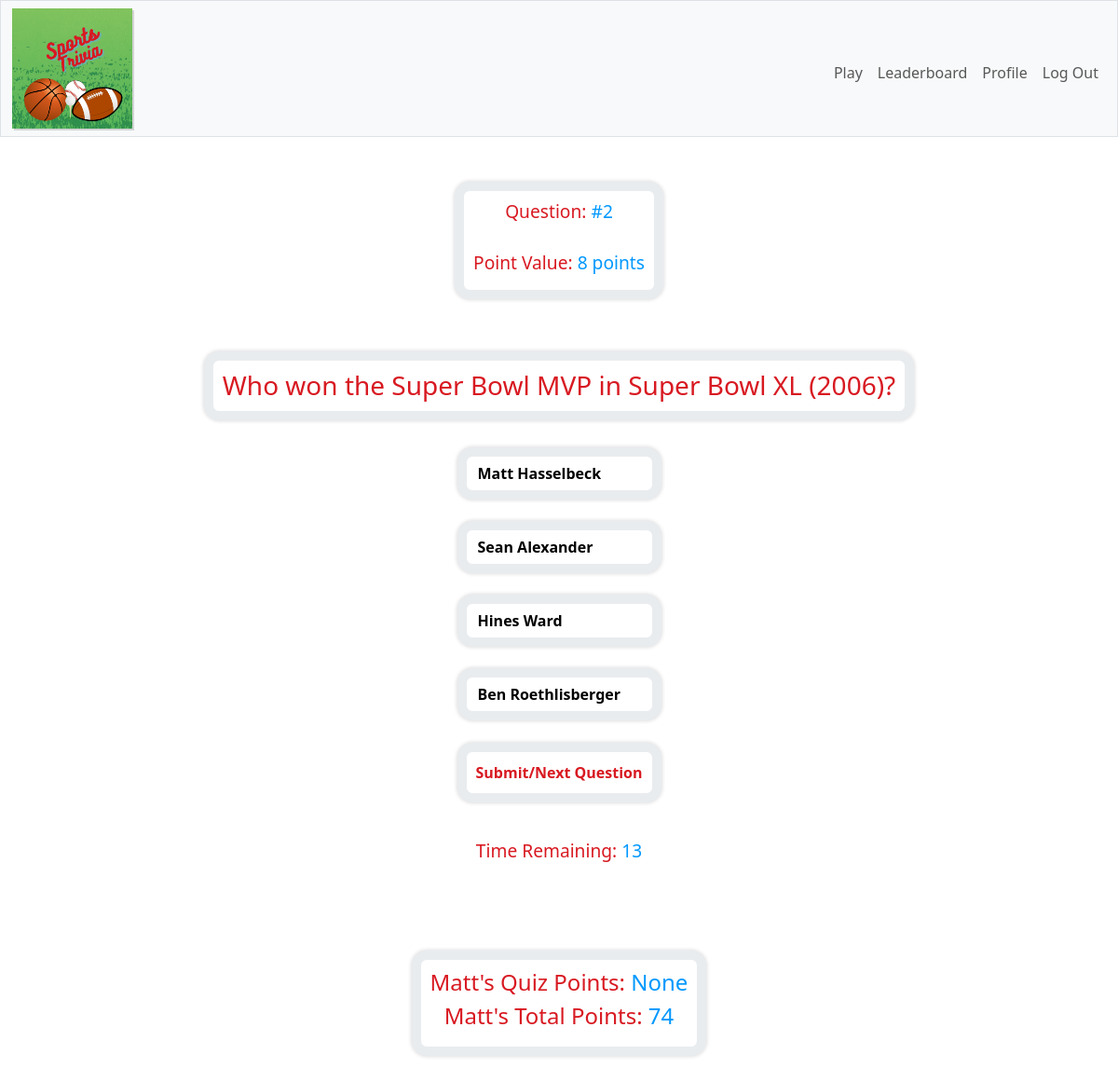
/test/1/question/1 (signed in), run on the app's committed database.
### tables this page shows
CREATE TABLE questions (
    id INTEGER PRIMARY KEY AUTOINCREMENT NOT NULL,
    point_value NUMERIC,
    category TEXT,
    question TEXT,
    correct_answer TEXT,
    wrong_1 TEXT,
    wrong_2 TEXT,
    wrong_3 TEXT,
    date_used TEXT DEFAULT '2023-01-01'
);

CREATE TABLE users (
    id INTEGER PRIMARY KEY AUTOINCREMENT NOT NULL,
    firstname TEXT NOT NULL,
    lastname TEXT NOT NULL,
    username TEXT NOT NULL,
    hash TEXT NOT NULL,
    points NUMERIC NOT NULL DEFAULT 0,
    email TEXT, "tests_taken" INTEGER DEFAULT (0), security_question, security_answer);

### quiz.py (the view)
@quiz_bp.route("/test/<int:test_id>/question/<int:index>")
@login_required
def getNextQuestion(test_id, index):
    user_id = session["user_id"]
    first_name_db = db_first("SELECT firstname FROM users WHERE id = ?", user_id)
    first_name = first_name_db["firstname"]
    questions_ids_db = db_query("SELECT questions_id FROM questions_tests_rel WHERE test_id = ? ORDER BY questions_id",test_id)
    question_ids = []
    i = 0
    while i < len(questions_ids_db):
        question = questions_ids_db[i]["questions_id"]
        question_ids.append(question)
        i += 1
    point_values_db = db_first("SELECT point_value FROM questions WHERE id = ?", question_ids[index])
    point_value = point_values_db["point_value"]
    questions_db = db_first("SELECT question FROM questions WHERE id = ?",question_ids[index])
    question = questions_db["question"]
    answers = []
    answers_db = db_query("SELECT correct_answer, wrong_1, wrong_2, wrong_3 FROM questions WHERE id = ?", question_ids[index])
    answer = answers_db[0]["correct_answer"]
    answers.append(answer)
    answer = answers_db[0]["wrong_1"]
    answers.append(answer)
    answer = answers_db[0]["wrong_2"]
    answers.append(answer)
    answer = answers_db[0]["wrong_3"]
    answers.append(answer)
    random.shuffle(answers)
    try:
        conn = get_db_connection()
        row = conn.execute("SELECT points_earned FROM users_tests_rel WHERE test_id = ? AND user_id = ?",(test_id, user_id))
        quiz_points_db = row.fetchone()
        quiz_points = quiz_points_db["points_earned"]
        question_number = index + 1
    except:
        question_number = index + 1
        quiz_points = 0
    total_points_db = db_first("SELECT points FROM users WHERE id = ?", user_id)
    total_points = total_points_db["points"]
    return render_template("question.html", index=index, test_id=test_id, question=question, answer1=answers[0], answer2=answers[1], answer3=answers[2], answer4=answers[3],question_id=question_ids[index], point_value=point_value, total_points=total_points, quiz_points=quiz_points, question_number=question_number, first_name=first_name)

### app.py (called while the page is built)
@app.after_request
def after_request(response):
    response.headers["Cache-Control"] = "no-cache, no-store, must-revalidate"
    response.headers["Expires"] = 0
    response.headers["Pragma"] = "no-cache"
    return response

### helpers.py (called while the page is built)
def login_required(f):
    @wraps(f)
    def decorated_function(*args, **kwargs):
        if session.get("user_id") is None and session.get("temp_id") is None:
            return redirect("/login")
        return f(*args, **kwargs)
    return decorated_function

def get_db_connection():
    conn = sqlite3.connect('database.db', timeout=20)
    conn.row_factory = sqlite3.Row
    return conn

def dict_factory(cursor, row):
    fields = [column[0] for column in cursor.description]
    return {key: value for key, value in zip(fields, row)}

def db_query(query, parameters):
    conn = get_db_connection()
    conn.row_factory = dict_factory
    row = conn.execute(query, (parameters,))
    query_info = row.fetchall()
    conn.close()
    return query_info

def db_first(query, parameters):
    conn = get_db_connection()
    conn.row_factory = dict_factory
    row = conn.execute(query, (parameters,))
    query_info = row.fetchone()
    conn.close()
    return query_info

### templates/question.html (shortened to what this page needs)
{% extends "base.html" %}
{% block main %}
    <div class="question-and-points">
        <h4 class="sqltitle">Question: <span class="sqlinfo"> #{{ question_number }}</span></h4>
        <br>
        <h4 class="sqltitle">Point Value:<span class="sqlinfo"> {{ point_value }} points</span></h4>
    </div>
<br>
<form action="/test/{{ test_id }}/question/{{ index }}" method="post">
    <div>
        <h3 class="question"><span>{{ question }}</span></h3>
            <div class="btn-group-vertical" class="btn-group btn-group-toggle" data-toggle="buttons">
                <label class="btn btn-secondary" for="1">{{ answer1 }}</label><br>
                <label class="btn btn-secondary" for="2">{{ answer2 }}</label><br>
                <label class="btn btn-secondary" for="3">{{ answer3 }}</label><br>
                <label class="btn btn-secondary" for="4">{{ answer4 }}</label>
                <br>
                <button class="submit" id="submit" type="submit" aria-label="Answer">Submit/Next Question</button>
            </div>
    </div>
    <br>
</form>
<h4 class="sqltitle">Time Remaining: <span id="seconds" class="sqlinfo">15</span></h4>
<div>
</div>
    <div class="question-and-points">
        <h4>{{first_name}}'s Quiz Points: <span class="sqlinfo">{{ quiz_points }}</h4></span>
        <h4>{{first_name}}'s Total Points: <span class="sqlinfo">{{ total_points }}</h4></span>
    </div>
  {% endblock %}

### templates/base.html (shortened to what this page needs)
<!DOCTYPE html>
<html lang="en">
    <head>
        <link href="/static/styles.css" rel="stylesheet">
        <link href="https://cdn.jsdelivr.net/npm/bootstrap@5.3.0-alpha1/dist/css/bootstrap.min.css" rel="stylesheet">
    </head>
    <body>
        <nav class="bg-light border navbar navbar-expand-md navbar-light">
            <div class="container-fluid">
                <span><a class="navbar-brand" href="/"><img id="logo" src="/static/logo.png" alt=""></span></a>
                <div class="collapse navbar-collapse" id="navbar">
                    {% if session["user_id"] %}
                        <ul class="navbar-nav ms-auto mt-2">
                            <li class="nav-item"><a class="nav-link" href="/play">Play</a></li>
                            <li class="nav-item"><a class="nav-link" href="/leaderboard">Leaderboard</a></li>
                            <li class="nav-item"><a class="nav-link" href="/profile">Profile</a></li>
                            <li class="nav-item"><a class="nav-link" href="/logout">Log Out</a></li>
                        </ul>
                    {% else %}
                        <ul class="navbar-nav ms-auto mt-2">
                            <li class="nav-item"><a class="nav-link" href="/signup">Sign Up</a></li>
                            <li class="nav-item"><a class="nav-link" href="/login">Log In</a></li>
                        </ul>
                    {% endif %}
                </div>
            </div>
        </nav>
        <main class="container-fluid py-5 text-center">
            {% block main %}{% endblock %}
        </main>
    </body>
</html>

### static/styles.css (style rules this page uses)
#logo { width: 25%; height: 25%; position: relative; background: white; border-radius: 0% 0% 0% 0% / 0% 0% 0% 0% ; color: white; box-shadow: 2px 2px rgba(0,0,0,.15); transition: all .4s ease; }
.sqltitle { color: #d81921 !important; font-size: larger !important; }
.sqlinfo { color: #0098ff; }
.question { margin-bottom: 30px; }
.question span { margin-left: 1rem; margin-right: 1rem; display: inline-flex; color: #d81921 !important; padding: 10px; width: fit-content; justify-self: center; box-shadow: 0 0 5px 0 rgba(0,0,0,0.11), 0 0 5px 0 rgba(0, 0, 0, 0.08); background-color: #ffffff; border-radius: 1rem; border:solid; border-color: #e9ecef; border-width: 10px; transition: border-left 300ms ease-in-out, padding-left 300ms ease-in-out; }
.question-and-points { justify-content: center; text-align: center; margin-bottom: 2rem; display: inline-block; color: #d81921 !important; padding: 10px; width: fit-content; box-shadow: 0 0 5px 0 rgba(0,0,0,0.11), 0 0 5px 0 rgba(0, 0, 0, 0.08); background-color: #ffffff; border-radius: 1rem; border:solid; border-color: #e9ecef; border-width: 10px; transition: border-left 300ms ease-in-out, padding-left 300ms ease-in-out; }
.btn-group-vertical { width:fit-content; }
label.btn.btn-secondary { border-width: 10px; border-radius: 1rem !important; display: flex; font-weight: 600; --bs-btn-color:#000000; --bs-btn-bg: #ffffff; --bs-btn-border-color: #e9ecef; --bs-btn-active-bg: #0098ff; --bs-btn-active-border-color: #e9ecef; box-shadow: 0 0 5px 0 rgba(0,0,0,0.11), 0 0 5px 0 rgba(0, 0, 0, 0.08); }
.submit { font-weight: bold; color: #d81921; padding: 10px; border-width: 10px; border-style: solid; border-color: #e9ecef; background-color: #ffffff; border-radius: 1rem !important; display: inline-flex; box-shadow: 0 0 5px 0 rgba(0,0,0,0.11), 0 0 5px 0 rgba(0, 0, 0, 0.08); }

### data on the page
questions: question "Who won the Super Bowl MVP in Super Bowl XL (2006)?", wrong_3 "Matt Hasselbeck", wrong_1 "Sean Alexander", correct_answer "Hines Ward", wrong_2 "Ben Roethlisberger"
users: firstname "Matt"

### other printed values
{{ question_number }} "2"
{{ point_value }} "8"
{{ quiz_points }} "None"
{{ total_points }} "74"
